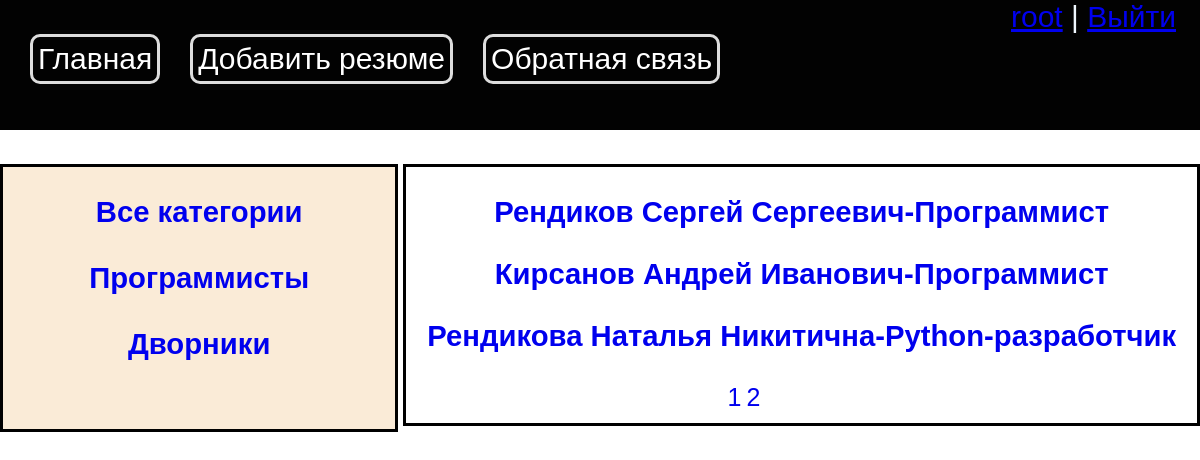
The app's page / (signed in) with its own data.
### main/models.py (models this page shows, shortened)
class Categories(models.Model):
    name = models.CharField(max_length=255)
    slug = models.SlugField(max_length=255, db_index=True, unique=True)
    def get_absolute_url(self):
        return reverse('category', kwargs={'cat_slug': self.slug})
    class Meta:
        verbose_name = 'Категории'
        verbose_name_plural = 'Категории'

class Resume(models.Model):
    name = models.CharField(max_length=255)
    slug = models.SlugField(max_length=255, db_index=True, unique=True)
    date = models.CharField(max_length=255)
    city = models.CharField(max_length=255)
    telephon_number = models.CharField(max_length=255)
    emeil = models.EmailField()
    profession = models.CharField(max_length=255)
    payment = models.CharField(max_length=255)
    competencies = models.TextField()
    time_create = models.DateTimeField(auto_now_add=True)
    time_update = models.DateTimeField(auto_now=True)
    is_published = models.BooleanField(default=True)
    cat = models.ForeignKey('Categories', on_delete=models.PROTECT)
    photo = models.ImageField(upload_to="photos/%Y/%m/%d/", default=None, blank=True, null=True, verbose_name="Фото")
    class Meta:
        verbose_name = 'Резюме'
        verbose_name_plural = 'Резюме'
    def get_absolute_url(self):
        return reverse('hanter', kwargs={'h_slug': self.slug})

### main/views.py (the view)
# urls.py: path('', views.index, name='home'),
def index(request):
    category = Categories.objects.all()
    contact_list = Resume.objects.all()
    paginator = Paginator(contact_list, 3)
    page_number = request.GET.get('page')
    page_obj = paginator.get_page(page_number)
    return render(request, 'main/index.html', {'category': category, 'menu': menu, 'page_obj': page_obj})

### main/templatetags/main_tags.py (called while the page is built)
@register.simple_tag
def get_menu():
    return menu

### main/templates/main/index.html (shortened to what this page needs)
{% extends 'base.html' %}
{% block content %}
    <div class="str_resume"><h1>{{title}}</h1>
    <div class="content-index">
            <div class="left-category">
                <h3>
                    <a href="{% url 'home' %}">Все категории</a>
                    <br><br>
                    {% for p in category %}
                    <a href="{{ p.get_absolute_url }}">{{p.name}}</a>
                    <br><br>
                    {% endfor %}
                </h3>
            </div>
            <div class="name-r">
                {% for item in page_obj %}
                <a href="{{ item.get_absolute_url }}"><h3>{{item.name}}-{{item.profession}}</h3></a>
                {% endfor %}
                <div class="paginat">
                    {% for p in page_obj.paginator.page_range %}
                    <div>
                        <a href="?page={{ p }}">{{ p }}</a>
                    </div>
                    {% endfor %}
                </div>
            </div>
        </div>
    </div>
{% endblock %}

### templates/base.html (shortened to what this page needs)
{% load static %}
{% load main_tags %}
<!DOCTYPE html>
<html lang="en">
<head>
    <link type="text/css" href="{% static 'main/css/style.css' %}" rel="stylesheet" />
</head>
<body>
    <div class="header">
        {% get_menu as menu %}
        {% for m in menu %}
        <li class="li-menu"><a class="a" href="{% url m.url_name %}"><div class="div-menu">{{m.title}}</div></a></li>
        {% endfor %}
        {% if user.is_authenticated %}
				<li class="last"><a href="#">{{user.username}}</a> | <a href="{% url 'users:logout' %}">Выйти</a></li>
        {% else %}
        <li class="last"><a href="{% url 'users:login' %}">Войти</a> | <a href="{% url 'users:register' %}">Регистрация</a></li>
        {% endif %}
    </div>
    {% block content %}
    {% endblock %}
</body>
</html>

### main/static/main/css/style.css (style rules this page uses)
html, body { font-family: 'Arial'; margin: 0; padding: 0; height: 100%; width: 100%; color: #020202; }
.header { display: grid; background-color: #020202; grid-template-columns: auto auto auto 1fr; color: aliceblue; font-size: 30px; text-align: center; height: 130px; }
.last { text-align: right; margin-right: 5%; }
li { list-style-type: none; }
.li-menu { margin-left: 30px; }
.a { text-decoration: none; color: white; padding-left: 30px; }
.div-menu { border: 3px solid #ddd; padding: 5px; border-radius: 10px; }
.content-index { display: grid; grid-template-columns: 1fr 2fr; grid-gap: 5px; }
.content-index a { text-decoration: none; }
.left-category { height: 100%; border: 3px solid black; background-color: antiquewhite; }
.str_resume { text-align: center; font-size:25px; }
.name-r { border: 3px solid black; }
.paginat { display: flex; text-align: center; margin-left: 40%; }
.paginat div { margin-left: 5px; }

### records on screen
Categories: name "Программисты"
Categories: name "Дворники"
Resume: name "Рендиков Сергей Сергеевич", profession "Программист"
Resume: name "Кирсанов Андрей Иванович", profession "Программист"
Resume: name "Рендикова Наталья Никитична", profession "Python-разработчик"

### other values on screen
{{ m.title }} "Главная" "Добавить резюме" "Обратная связь"
{{ user.username }} "root"
{{ p }} "1" "2"
